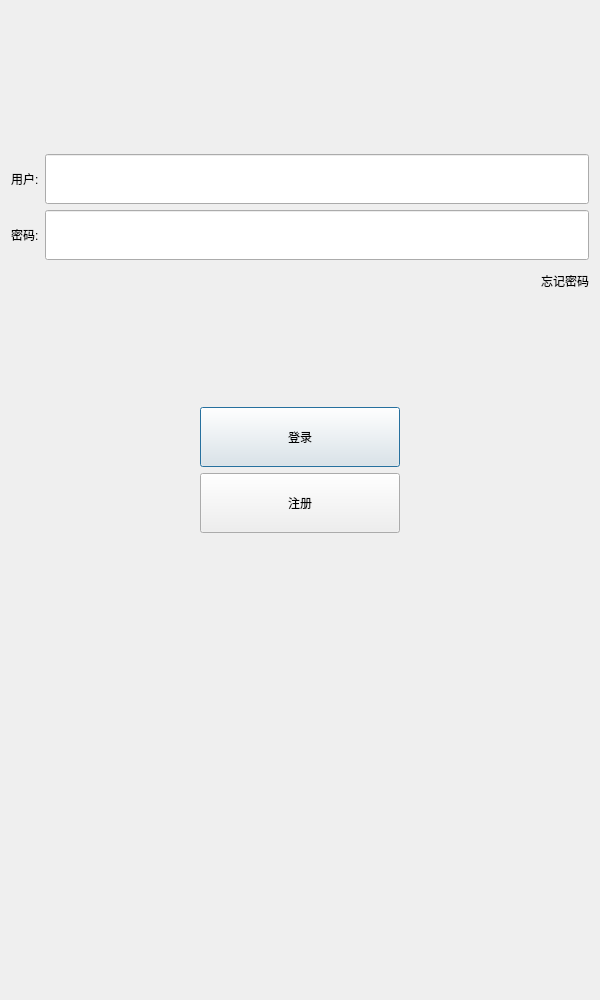
<?xml version="1.0" encoding="UTF-8"?>
<ui version="4.0">
 <class>LoginDialog</class>
 <widget class="QDialog" name="LoginDialog">
  <property name="geometry">
   <rect>
    <x>0</x>
    <y>0</y>
    <width>600</width>
    <height>1000</height>
   </rect>
  </property>
  <property name="minimumSize">
   <size>
    <width>600</width>
    <height>1000</height>
   </size>
  </property>
  <property name="maximumSize">
   <size>
    <width>600</width>
    <height>1000</height>
   </size>
  </property>
  <property name="windowTitle">
   <string>Dialog</string>
  </property>
  <layout class="QVBoxLayout" name="verticalLayout_2">
   <item>
    <layout class="QVBoxLayout" name="verticalLayout">
     <item>
      <widget class="QWidget" name="widget" native="true">
       <layout class="QGridLayout" name="gridLayout">
        <item row="0" column="0">
         <widget class="QLabel" name="label">
          <property name="text">
           <string/>
          </property>
          <property name="pixmap">
           <pixmap resource="rc.qrc">:/res/Wechat.png</pixmap>
          </property>
          <property name="alignment">
           <set>Qt::AlignCenter</set>
          </property>
         </widget>
        </item>
       </layout>
      </widget>
     </item>
     <item>
      <spacer name="verticalSpacer">
       <property name="orientation">
        <enum>Qt::Vertical</enum>
       </property>
       <property name="sizeHint" stdset="0">
        <size>
         <width>20</width>
         <height>40</height>
        </size>
       </property>
      </spacer>
     </item>
     <item>
      <layout class="QHBoxLayout" name="horizontalLayout">
       <item>
        <widget class="QLabel" name="user_label">
         <property name="minimumSize">
          <size>
           <width>0</width>
           <height>50</height>
          </size>
         </property>
         <property name="text">
          <string>用户:</string>
         </property>
        </widget>
       </item>
       <item>
        <widget class="QLineEdit" name="user_edit">
         <property name="minimumSize">
          <size>
           <width>0</width>
           <height>50</height>
          </size>
         </property>
        </widget>
       </item>
      </layout>
     </item>
     <item>
      <layout class="QHBoxLayout" name="horizontalLayout_2">
       <item>
        <widget class="QLabel" name="pass_label">
         <property name="minimumSize">
          <size>
           <width>0</width>
           <height>50</height>
          </size>
         </property>
         <property name="text">
          <string>密码:</string>
         </property>
        </widget>
       </item>
       <item>
        <widget class="QLineEdit" name="pass_edit">
         <property name="minimumSize">
          <size>
           <width>0</width>
           <height>50</height>
          </size>
         </property>
        </widget>
       </item>
      </layout>
     </item>
     <item>
      <layout class="QHBoxLayout" name="horizontalLayout_3">
       <item>
        <spacer name="horizontalSpacer">
         <property name="orientation">
          <enum>Qt::Horizontal</enum>
         </property>
         <property name="sizeHint" stdset="0">
          <size>
           <width>40</width>
           <height>20</height>
          </size>
         </property>
        </spacer>
       </item>
       <item>
        <widget class="ClickedLabel" name="forget_label">
         <property name="minimumSize">
          <size>
           <width>0</width>
           <height>30</height>
          </size>
         </property>
         <property name="text">
          <string>忘记密码</string>
         </property>
        </widget>
       </item>
      </layout>
     </item>
     <item>
      <spacer name="verticalSpacer_2">
       <property name="orientation">
        <enum>Qt::Vertical</enum>
       </property>
       <property name="sizeHint" stdset="0">
        <size>
         <width>20</width>
         <height>40</height>
        </size>
       </property>
      </spacer>
     </item>
     <item>
      <layout class="QHBoxLayout" name="horizontalLayout_4">
       <item>
        <spacer name="horizontalSpacer_2">
         <property name="orientation">
          <enum>Qt::Horizontal</enum>
         </property>
         <property name="sizeHint" stdset="0">
          <size>
           <width>40</width>
           <height>20</height>
          </size>
         </property>
        </spacer>
       </item>
       <item>
        <widget class="QPushButton" name="pushButton">
         <property name="minimumSize">
          <size>
           <width>200</width>
           <height>60</height>
          </size>
         </property>
         <property name="text">
          <string>登录</string>
         </property>
        </widget>
       </item>
       <item>
        <spacer name="horizontalSpacer_3">
         <property name="orientation">
          <enum>Qt::Horizontal</enum>
         </property>
         <property name="sizeHint" stdset="0">
          <size>
           <width>40</width>
           <height>20</height>
          </size>
         </property>
        </spacer>
       </item>
      </layout>
     </item>
    </layout>
   </item>
   <item>
    <layout class="QHBoxLayout" name="horizontalLayout_5">
     <item>
      <spacer name="horizontalSpacer_4">
       <property name="orientation">
        <enum>Qt::Horizontal</enum>
       </property>
       <property name="sizeHint" stdset="0">
        <size>
         <width>40</width>
         <height>20</height>
        </size>
       </property>
      </spacer>
     </item>
     <item>
      <widget class="QPushButton" name="reg_btn">
       <property name="minimumSize">
        <size>
         <width>200</width>
         <height>60</height>
        </size>
       </property>
       <property name="text">
        <string>注册</string>
       </property>
      </widget>
     </item>
     <item>
      <spacer name="horizontalSpacer_5">
       <property name="orientation">
        <enum>Qt::Horizontal</enum>
       </property>
       <property name="sizeHint" stdset="0">
        <size>
         <width>40</width>
         <height>20</height>
        </size>
       </property>
      </spacer>
     </item>
    </layout>
   </item>
   <item>
    <spacer name="verticalSpacer_3">
     <property name="orientation">
      <enum>Qt::Vertical</enum>
     </property>
     <property name="sizeHint" stdset="0">
      <size>
       <width>20</width>
       <height>40</height>
      </size>
     </property>
    </spacer>
   </item>
  </layout>
 </widget>
 <customwidgets>
  <customwidget>
   <class>ClickedLabel</class>
   <extends>QLabel</extends>
   <header>clickedlabel.h</header>
  </customwidget>
 </customwidgets>
 <resources>
  <include location="rc.qrc"/>
 </resources>
 <connections/>
</ui>
